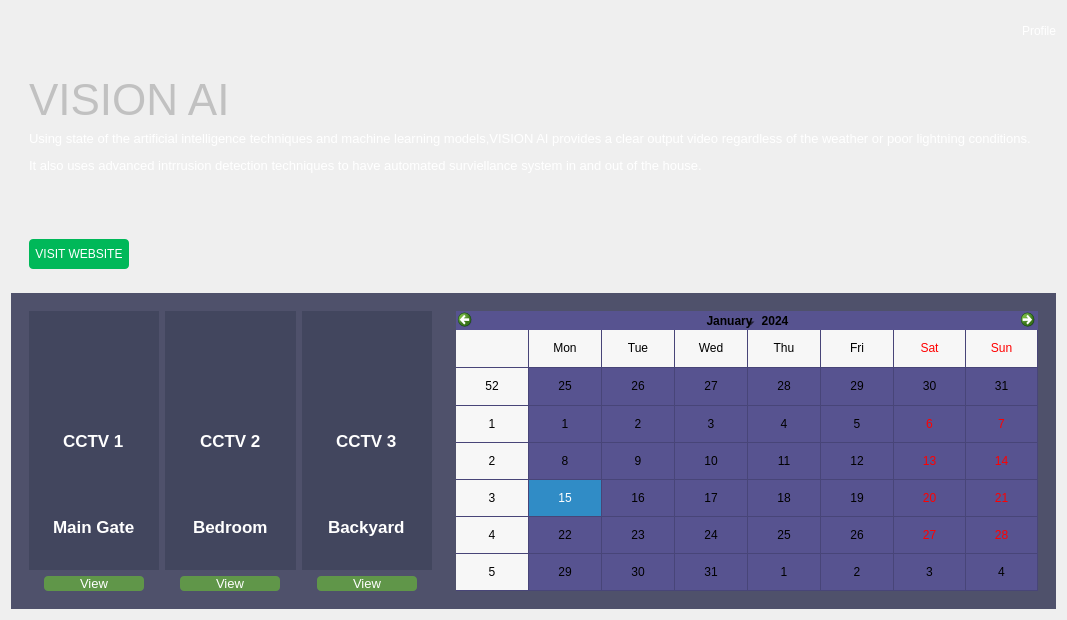
         <widget class="QWidget" name="home">
          <property name="styleSheet">
           <string notr="true">color: rgb(255,255,255);
border:none
</string>
          </property>
          <layout class="QVBoxLayout" name="verticalLayout_6">
           <item>
            <layout class="QVBoxLayout" name="verticalLayout_8">
             <item alignment="Qt::AlignRight">
              <widget class="QFrame" name="frame_15">
               <property name="maximumSize">
                <size>
                 <width>200</width>
                 <height>50</height>
                </size>
               </property>
               <property name="frameShape">
                <enum>QFrame::StyledPanel</enum>
               </property>
               <property name="frameShadow">
                <enum>QFrame::Raised</enum>
               </property>
               <layout class="QHBoxLayout" name="horizontalLayout_11">
                <property name="spacing">
                 <number>0</number>
                </property>
                <property name="leftMargin">
                 <number>0</number>
                </property>
                <property name="topMargin">
                 <number>0</number>
                </property>
                <property name="rightMargin">
                 <number>0</number>
                </property>
                <property name="bottomMargin">
                 <number>0</number>
                </property>
                <item>
                 <layout class="QGridLayout" name="gridLayout_5">
                  <item row="0" column="0" alignment="Qt::AlignRight">
                   <widget class="QPushButton" name="pushButton_7">
                    <property name="minimumSize">
                     <size>
                      <width>40</width>
                      <height>40</height>
                     </size>
                    </property>
                    <property name="maximumSize">
                     <size>
                      <width>16777215</width>
                      <height>50</height>
                     </size>
                    </property>
                    <property name="text">
                     <string/>
                    </property>
                    <property name="icon">
                     <iconset>
                      <normaloff>icons/feather/notification-svgrepo-com.svg</normaloff>icons/feather/notification-svgrepo-com.svg</iconset>
                    </property>
                   </widget>
                  </item>
                  <item row="0" column="1" alignment="Qt::AlignRight">
                   <widget class="QPushButton" name="pushButton_8">
                    <property name="minimumSize">
                     <size>
                      <width>0</width>
                      <height>40</height>
                     </size>
                    </property>
                    <property name="maximumSize">
                     <size>
                      <width>16777215</width>
                      <height>50</height>
                     </size>
                    </property>
                    <property name="text">
                     <string>Profile</string>
                    </property>
                    <property name="icon">
                     <iconset>
                      <normaloff>icons/feather/user-profile-svgrepo-com.svg</normaloff>icons/feather/user-profile-svgrepo-com.svg</iconset>
                    </property>
                   </widget>
                  </item>
                 </layout>
                </item>
               </layout>
              </widget>
             </item>
             <item>
              <widget class="QFrame" name="frame_7">
               <property name="frameShape">
                <enum>QFrame::StyledPanel</enum>
               </property>
               <property name="frameShadow">
                <enum>QFrame::Raised</enum>
               </property>
               <layout class="QHBoxLayout" name="horizontalLayout_18">
                <property name="spacing">
                 <number>0</number>
                </property>
                <property name="leftMargin">
                 <number>0</number>
                </property>
                <property name="topMargin">
                 <number>0</number>
                </property>
                <property name="rightMargin">
                 <number>0</number>
                </property>
                <property name="bottomMargin">
                 <number>0</number>
                </property>
                <item>
                 <widget class="QFrame" name="frame_16">
                  <property name="frameShape">
                   <enum>QFrame::StyledPanel</enum>
                  </property>
                  <property name="frameShadow">
                   <enum>QFrame::Raised</enum>
                  </property>
                  <layout class="QVBoxLayout" name="verticalLayout_12">
                   <item>
                    <widget class="QFrame" name="frame_18">
                     <property name="frameShape">
                      <enum>QFrame::StyledPanel</enum>
                     </property>
                     <property name="frameShadow">
                      <enum>QFrame::Raised</enum>
                     </property>
                     <layout class="QVBoxLayout" name="verticalLayout_15">
                      <item>
                       <widget class="QLabel" name="label_16">
                        <property name="font">
                         <font>
                          <pointsize>33</pointsize>
                         </font>
                        </property>
                        <property name="styleSheet">
                         <string notr="true">color: rgb(193, 193, 193)</string>
                        </property>
                        <property name="text">
                         <string>VISION AI</string>
                        </property>
                       </widget>
                      </item>
                      <item>
                       <widget class="QLabel" name="label_17">
                        <property name="font">
                         <font>
                          <pointsize>10</pointsize>
                         </font>
                        </property>
                        <property name="text">
                         <string>&lt;html&gt;&lt;head/&gt;&lt;body&gt;&lt;p&gt;Using state of the artificial intelligence techniques and machine learning models,VISION AI provides a clear output video regardless of the weather or poor lightning conditions.&lt;/p&gt;&lt;p&gt;It also uses advanced intrrusion detection techniques to have automated surviellance system in and out of the house.&lt;/p&gt;&lt;p&gt;&lt;br/&gt;&lt;/p&gt;&lt;/body&gt;&lt;/html&gt;</string>
                        </property>
                       </widget>
                      </item>
                     </layout>
                    </widget>
                   </item>
                   <item>
                    <widget class="QFrame" name="frame_19">
                     <property name="frameShape">
                      <enum>QFrame::StyledPanel</enum>
                     </property>
                     <property name="frameShadow">
                      <enum>QFrame::Raised</enum>
                     </property>
                     <layout class="QVBoxLayout" name="verticalLayout_16">
                      <item alignment="Qt::AlignLeft">
                       <widget class="QPushButton" name="pushButton_9">
                        <property name="minimumSize">
                         <size>
                          <width>100</width>
                          <height>30</height>
                         </size>
                        </property>
                        <property name="maximumSize">
                         <size>
                          <width>200</width>
                          <height>16777215</height>
                         </size>
                        </property>
                        <property name="styleSheet">
                         <string notr="true">background-color:rgb(0, 184, 89);
border-radius: 4</string>
                        </property>
                        <property name="text">
                         <string>VISIT WEBSITE</string>
                        </property>
                       </widget>
                      </item>
                     </layout>
                    </widget>
                   </item>
                  </layout>
                 </widget>
                </item>
                <item>
                 <widget class="QFrame" name="frame_17">
                  <property name="maximumSize">
                   <size>
                    <width>600</width>
                    <height>16777215</height>
                   </size>
                  </property>
                  <property name="styleSheet">
                   <string notr="true">border-width:5;
border-color:rgb(255, 255, 255)</string>
                  </property>
                  <property name="frameShape">
                   <enum>QFrame::StyledPanel</enum>
                  </property>
                  <property name="frameShadow">
                   <enum>QFrame::Raised</enum>
                  </property>
                  <layout class="QHBoxLayout" name="horizontalLayout_19">
                   <property name="spacing">
                    <number>0</number>
                   </property>
                   <property name="leftMargin">
                    <number>0</number>
                   </property>
                   <property name="topMargin">
                    <number>0</number>
                   </property>
                   <property name="rightMargin">
                    <number>0</number>
                   </property>
                   <property name="bottomMargin">
                    <number>0</number>
                   </property>
                   <item>
                    <widget class="QLabel" name="label_14">
                     <property name="maximumSize">
                      <size>
                       <width>600</width>
                       <height>330</height>
                      </size>
                     </property>
                     <property name="styleSheet">
                      <string notr="true">border-width:5;
border-color:rgb(255,255,255)</string>
                     </property>
                     <property name="text">
                      <string/>
                     </property>
                     <property name="pixmap">
                      <pixmap>images/1_JUBCocLshhnSIoS2MynhjA.jpeg</pixmap>
                     </property>
                     <property name="scaledContents">
                      <bool>true</bool>
                     </property>
                    </widget>
                   </item>
                  </layout>
                 </widget>
                </item>
               </layout>
              </widget>
             </item>
             <item>
              <widget class="QFrame" name="frame_14">
               <property name="styleSheet">
                <string notr="true">background-color:rgb(79, 81, 107)</string>
               </property>
               <property name="frameShape">
                <enum>QFrame::StyledPanel</enum>
               </property>
               <property name="frameShadow">
                <enum>QFrame::Raised</enum>
               </property>
               <layout class="QHBoxLayout" name="horizontalLayout_20">
                <item>
                 <widget class="QFrame" name="frame_20">
                  <property name="frameShape">
                   <enum>QFrame::StyledPanel</enum>
                  </property>
                  <property name="frameShadow">
                   <enum>QFrame::Raised</enum>
                  </property>
                  <layout class="QGridLayout" name="gridLayout_6">
                   <item row="1" column="0" alignment="Qt::AlignHCenter">
                    <widget class="QPushButton" name="pushButton_10">
                     <property name="minimumSize">
                      <size>
                       <width>100</width>
                       <height>0</height>
                      </size>
                     </property>
                     <property name="font">
                      <font>
                       <pointsize>10</pointsize>
                      </font>
                     </property>
                     <property name="styleSheet">
                      <string notr="true">background-color: rgb(96, 150, 73);
border-radius: 4</string>
                     </property>
                     <property name="text">
                      <string>View</string>
                     </property>
                    </widget>
                   </item>
                   <item row="0" column="0">
                    <widget class="QFrame" name="frame_22">
                     <property name="maximumSize">
                      <size>
                       <width>300</width>
                       <height>16777215</height>
                      </size>
                     </property>
                     <property name="styleSheet">
                      <string notr="true">background-color:rgb(66, 70, 94)</string>
                     </property>
                     <property name="frameShape">
                      <enum>QFrame::StyledPanel</enum>
                     </property>
                     <property name="frameShadow">
                      <enum>QFrame::Raised</enum>
                     </property>
                     <layout class="QVBoxLayout" name="verticalLayout_17">
                      <property name="spacing">
                       <number>0</number>
                      </property>
                      <property name="leftMargin">
                       <number>0</number>
                      </property>
                      <property name="topMargin">
                       <number>0</number>
                      </property>
                      <property name="rightMargin">
                       <number>0</number>
                      </property>
                      <property name="bottomMargin">
                       <number>0</number>
                      </property>
                      <item alignment="Qt::AlignHCenter">
                       <widget class="QLabel" name="label_18">
                        <property name="maximumSize">
                         <size>
                          <width>200</width>
                          <height>200</height>
                         </size>
                        </property>
                        <property name="text">
                         <string/>
                        </property>
                        <property name="pixmap">
                         <pixmap>icons/feather/cctv-svgrepo-com (2).svg</pixmap>
                        </property>
                        <property name="scaledContents">
                         <bool>true</bool>
                        </property>
                       </widget>
                      </item>
                      <item alignment="Qt::AlignHCenter">
                       <widget class="QLabel" name="label_21">
                        <property name="font">
                         <font>
                          <pointsize>13</pointsize>
                          <weight>75</weight>
                          <bold>true</bold>
                         </font>
                        </property>
                        <property name="text">
                         <string>CCTV 1</string>
                        </property>
                       </widget>
                      </item>
                      <item alignment="Qt::AlignHCenter">
                       <widget class="QLabel" name="label_22">
                        <property name="font">
                         <font>
                          <pointsize>13</pointsize>
                          <weight>75</weight>
                          <bold>true</bold>
                         </font>
                        </property>
                        <property name="text">
                         <string>Main Gate</string>
                        </property>
                       </widget>
                      </item>
                     </layout>
                    </widget>
                   </item>
                   <item row="0" column="1">
                    <widget class="QFrame" name="frame_23">
                     <property name="maximumSize">
                      <size>
                       <width>300</width>
                       <height>16777215</height>
                      </size>
                     </property>
                     <property name="styleSheet">
                      <string notr="true">background-color:rgb(66, 70, 94)</string>
                     </property>
                     <property name="frameShape">
                      <enum>QFrame::StyledPanel</enum>
                     </property>
                     <property name="frameShadow">
                      <enum>QFrame::Raised</enum>
                     </property>
                     <layout class="QVBoxLayout" name="verticalLayout_23">
                      <property name="spacing">
                       <number>0</number>
                      </property>
                      <property name="leftMargin">
                       <number>0</number>
                      </property>
                      <property name="topMargin">
                       <number>0</number>
                      </property>
                      <property name="rightMargin">
                       <number>0</number>
                      </property>
                      <property name="bottomMargin">
                       <number>0</number>
                      </property>
                      <item alignment="Qt::AlignHCenter">
                       <widget class="QLabel" name="label_24">
                        <property name="maximumSize">
                         <size>
                          <width>200</width>
                          <height>200</height>
                         </size>
                        </property>
                        <property name="text">
                         <string/>
                        </property>
                        <property name="pixmap">
                         <pixmap>icons/feather/cctv-svgrepo-com (2).svg</pixmap>
                        </property>
                        <property name="scaledContents">
                         <bool>true</bool>
                        </property>
                       </widget>
                      </item>
                      <item alignment="Qt::AlignHCenter">
                       <widget class="QLabel" name="label_26">
                        <property name="font">
                         <font>
                          <pointsize>13</pointsize>
                          <weight>75</weight>
                          <bold>true</bold>
                         </font>
                        </property>
                        <property name="text">
                         <string>CCTV 2</string>
                        </property>
                       </widget>
                      </item>
                      <item alignment="Qt::AlignHCenter">
                       <widget class="QLabel" name="label_27">
                        <property name="font">
                         <font>
                          <pointsize>13</pointsize>
                          <weight>75</weight>
                          <bold>true</bold>
                         </font>
                        </property>
                        <property name="text">
                         <string>Bedroom</string>
                        </property>
                       </widget>
                      </item>
                     </layout>
                    </widget>
                   </item>
                   <item row="1" column="1" alignment="Qt::AlignHCenter">
                    <widget class="QPushButton" name="pushButton_11">
                     <property name="minimumSize">
                      <size>
                       <width>100</width>
                       <height>0</height>
                      </size>
                     </property>
                     <property name="font">
                      <font>
                       <pointsize>10</pointsize>
                      </font>
                     </property>
                     <property name="styleSheet">
                      <string notr="true">background-color: rgb(96, 150, 73);
border-radius: 4</string>
                     </property>
                     <property name="text">
                      <string>View</string>
                     </property>
                    </widget>
                   </item>
                   <item row="0" column="2">
                    <widget class="QFrame" name="frame_24">
                     <property name="maximumSize">
                      <size>
                       <width>300</width>
                       <height>16777215</height>
                      </size>
                     </property>
                     <property name="frameShape">
                      <enum>QFrame::StyledPanel</enum>
                     </property>
                     <property name="frameShadow">
                      <enum>QFrame::Raised</enum>
                     </property>
                     <layout class="QVBoxLayout" name="verticalLayout_25">
                      <property name="spacing">
                       <number>0</number>
                      </property>
                      <property name="leftMargin">
                       <number>0</number>
                      </property>
                      <property name="topMargin">
                       <number>0</number>
                      </property>
                      <property name="rightMargin">
                       <number>0</number>
                      </property>
                      <property name="bottomMargin">
                       <number>0</number>
                      </property>
                      <item>
                       <widget class="QFrame" name="frame_25">
                        <property name="maximumSize">
                         <size>
                          <width>300</width>
                          <height>16777215</height>
                         </size>
                        </property>
                        <property name="styleSheet">
                         <string notr="true">background-color:rgb(66, 70, 94)</string>
                        </property>
                        <property name="frameShape">
                         <enum>QFrame::StyledPanel</enum>
                        </property>
                        <property name="frameShadow">
                         <enum>QFrame::Raised</enum>
                        </property>
                        <layout class="QVBoxLayout" name="verticalLayout_24">
                         <property name="spacing">
                          <number>0</number>
                         </property>
                         <property name="leftMargin">
                          <number>0</number>
                         </property>
                         <property name="topMargin">
                          <number>0</number>
                         </property>
                         <property name="rightMargin">
                          <number>0</number>
                         </property>
                         <property name="bottomMargin">
                          <number>0</number>
                         </property>
                         <item alignment="Qt::AlignHCenter">
                          <widget class="QLabel" name="label_28">
                           <property name="maximumSize">
                            <size>
                             <width>200</width>
                             <height>200</height>
                            </size>
                           </property>
                           <property name="text">
                            <string/>
                           </property>
                           <property name="pixmap">
                            <pixmap>icons/feather/cctv-svgrepo-com (2).svg</pixmap>
                           </property>
                           <property name="scaledContents">
                            <bool>true</bool>
                           </property>
                          </widget>
                         </item>
                         <item alignment="Qt::AlignHCenter">
                          <widget class="QLabel" name="label_29">
                           <property name="font">
                            <font>
                             <pointsize>13</pointsize>
                             <weight>75</weight>
                             <bold>true</bold>
                            </font>
                           </property>
                           <property name="text">
                            <string>CCTV 3</string>
                           </property>
                          </widget>
                         </item>
                         <item alignment="Qt::AlignHCenter">
                          <widget class="QLabel" name="label_31">
                           <property name="font">
                            <font>
                             <pointsize>13</pointsize>
                             <weight>75</weight>
                             <bold>true</bold>
                            </font>
                           </property>
                           <property name="text">
                            <string>Backyard</string>
                           </property>
                          </widget>
                         </item>
                        </layout>
                       </widget>
                      </item>
                     </layout>
                    </widget>
                   </item>
                   <item row="1" column="2" alignment="Qt::AlignHCenter">
                    <widget class="QPushButton" name="pushButton_12">
                     <property name="minimumSize">
                      <size>
                       <width>100</width>
                       <height>0</height>
                      </size>
                     </property>
                     <property name="font">
                      <font>
                       <pointsize>10</pointsize>
                      </font>
                     </property>
                     <property name="styleSheet">
                      <string notr="true">background-color: rgb(96, 150, 73);
border-radius: 4</string>
                     </property>
                     <property name="text">
                      <string>View</string>
                     </property>
                    </widget>
                   </item>
                  </layout>
                 </widget>
                </item>
                <item>
                 <widget class="QFrame" name="frame_21">
                  <property name="maximumSize">
                   <size>
                    <width>600</width>
                    <height>16777215</height>
                   </size>
                  </property>
                  <property name="frameShape">
                   <enum>QFrame::StyledPanel</enum>
                  </property>
                  <property name="frameShadow">
                   <enum>QFrame::Raised</enum>
                  </property>
                  <layout class="QHBoxLayout" name="horizontalLayout_21">
                   <item>
                    <widget class="QCalendarWidget" name="calendarWidget">
                     <property name="minimumSize">
                      <size>
                       <width>500</width>
                       <height>280</height>
                      </size>
                     </property>
                     <property name="maximumSize">
                      <size>
                       <width>99999</width>
                       <height>99999</height>
                      </size>
                     </property>
                     <property name="styleSheet">
                      <string notr="true">background-color:rgb(87, 83, 144);
color: rgb(0, 0, 0)</string>
                     </property>
                     <property name="gridVisible">
                      <bool>true</bool>
                     </property>
                     <property name="horizontalHeaderFormat">
                      <enum>QCalendarWidget::ShortDayNames</enum>
                     </property>
                     <property name="verticalHeaderFormat">
                      <enum>QCalendarWidget::ISOWeekNumbers</enum>
                     </property>
                    </widget>
                   </item>
                  </layout>
                 </widget>
                </item>
               </layout>
              </widget>
             </item>
            </layout>
           </item>
          </layout>
         </widget>
